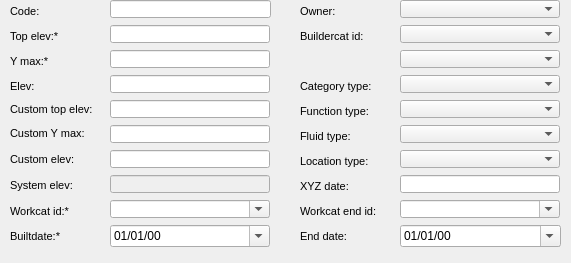
      <widget class="QWidget" name="page_51">
       <property name="geometry">
        <rect>
         <x>0</x>
         <y>0</y>
         <width>571</width>
         <height>263</height>
        </rect>
       </property>
       <attribute name="label">
        <string>Basic information</string>
       </attribute>
       <widget class="QComboBox" name="fluid_type">
        <property name="geometry">
         <rect>
          <x>400</x>
          <y>125</y>
          <width>160</width>
          <height>18</height>
         </rect>
        </property>
       </widget>
       <widget class="QComboBox" name="location_type">
        <property name="geometry">
         <rect>
          <x>400</x>
          <y>150</y>
          <width>160</width>
          <height>18</height>
         </rect>
        </property>
       </widget>
       <widget class="QLineEdit" name="custom_ymax">
        <property name="geometry">
         <rect>
          <x>110</x>
          <y>125</y>
          <width>160</width>
          <height>18</height>
         </rect>
        </property>
        <property name="text">
         <string/>
        </property>
       </widget>
       <widget class="QgsDateTimeEdit" name="builtdate">
        <property name="geometry">
         <rect>
          <x>110</x>
          <y>225</y>
          <width>160</width>
          <height>22</height>
         </rect>
        </property>
        <property name="displayFormat">
         <string>dd/MM/yy</string>
        </property>
        <property name="calendarPopup">
         <bool>true</bool>
        </property>
        <property name="allowNull" stdset="0">
         <bool>true</bool>
        </property>
       </widget>
       <widget class="QLabel" name="label_elev">
        <property name="geometry">
         <rect>
          <x>10</x>
          <y>75</y>
          <width>90</width>
          <height>22</height>
         </rect>
        </property>
        <property name="font">
         <font>
          <pointsize>8</pointsize>
         </font>
        </property>
        <property name="frameShape">
         <enum>QFrame::NoFrame</enum>
        </property>
        <property name="frameShadow">
         <enum>QFrame::Plain</enum>
        </property>
        <property name="text">
         <string>Elev:</string>
        </property>
        <property name="margin">
         <number>3</number>
        </property>
       </widget>
       <widget class="QLabel" name="label_enddate">
        <property name="geometry">
         <rect>
          <x>300</x>
          <y>225</y>
          <width>101</width>
          <height>22</height>
         </rect>
        </property>
        <property name="font">
         <font>
          <pointsize>8</pointsize>
         </font>
        </property>
        <property name="frameShape">
         <enum>QFrame::NoFrame</enum>
        </property>
        <property name="frameShadow">
         <enum>QFrame::Plain</enum>
        </property>
        <property name="text">
         <string>End date:</string>
        </property>
        <property name="textFormat">
         <enum>Qt::AutoText</enum>
        </property>
        <property name="scaledContents">
         <bool>false</bool>
        </property>
        <property name="margin">
         <number>3</number>
        </property>
       </widget>
       <widget class="QLabel" name="label_custom_elev">
        <property name="geometry">
         <rect>
          <x>10</x>
          <y>150</y>
          <width>106</width>
          <height>19</height>
         </rect>
        </property>
        <property name="font">
         <font>
          <pointsize>8</pointsize>
         </font>
        </property>
        <property name="frameShape">
         <enum>QFrame::NoFrame</enum>
        </property>
        <property name="frameShadow">
         <enum>QFrame::Plain</enum>
        </property>
        <property name="text">
         <string>Custom elev:</string>
        </property>
        <property name="wordWrap">
         <bool>true</bool>
        </property>
        <property name="margin">
         <number>3</number>
        </property>
       </widget>
       <widget class="QLineEdit" name="custom_elev">
        <property name="geometry">
         <rect>
          <x>110</x>
          <y>150</y>
          <width>160</width>
          <height>18</height>
         </rect>
        </property>
       </widget>
       <widget class="QComboBox" name="function_type">
        <property name="geometry">
         <rect>
          <x>400</x>
          <y>100</y>
          <width>160</width>
          <height>18</height>
         </rect>
        </property>
       </widget>
       <widget class="QLabel" name="label_workcat_id">
        <property name="geometry">
         <rect>
          <x>10</x>
          <y>200</y>
          <width>90</width>
          <height>22</height>
         </rect>
        </property>
        <property name="font">
         <font>
          <pointsize>8</pointsize>
         </font>
        </property>
        <property name="frameShape">
         <enum>QFrame::NoFrame</enum>
        </property>
        <property name="frameShadow">
         <enum>QFrame::Plain</enum>
        </property>
        <property name="text">
         <string>Workcat id:*</string>
        </property>
        <property name="textFormat">
         <enum>Qt::AutoText</enum>
        </property>
        <property name="scaledContents">
         <bool>false</bool>
        </property>
        <property name="margin">
         <number>3</number>
        </property>
       </widget>
       <widget class="QLineEdit" name="elev">
        <property name="geometry">
         <rect>
          <x>110</x>
          <y>75</y>
          <width>160</width>
          <height>18</height>
         </rect>
        </property>
       </widget>
       <widget class="QComboBox" name="ownercat_id">
        <property name="geometry">
         <rect>
          <x>400</x>
          <y>0</y>
          <width>160</width>
          <height>18</height>
         </rect>
        </property>
       </widget>
       <widget class="QLabel" name="label_workcat_id_end">
        <property name="geometry">
         <rect>
          <x>300</x>
          <y>200</y>
          <width>101</width>
          <height>22</height>
         </rect>
        </property>
        <property name="font">
         <font>
          <pointsize>8</pointsize>
         </font>
        </property>
        <property name="frameShape">
         <enum>QFrame::NoFrame</enum>
        </property>
        <property name="frameShadow">
         <enum>QFrame::Plain</enum>
        </property>
        <property name="text">
         <string>Workcat end id:</string>
        </property>
        <property name="textFormat">
         <enum>Qt::AutoText</enum>
        </property>
        <property name="scaledContents">
         <bool>false</bool>
        </property>
        <property name="margin">
         <number>3</number>
        </property>
       </widget>
       <widget class="QComboBox" name="category_type">
        <property name="geometry">
         <rect>
          <x>400</x>
          <y>75</y>
          <width>160</width>
          <height>18</height>
         </rect>
        </property>
       </widget>
       <widget class="QLabel" name="label_buildercat_id">
        <property name="geometry">
         <rect>
          <x>300</x>
          <y>25</y>
          <width>101</width>
          <height>22</height>
         </rect>
        </property>
        <property name="font">
         <font>
          <pointsize>8</pointsize>
         </font>
        </property>
        <property name="frameShape">
         <enum>QFrame::NoFrame</enum>
        </property>
        <property name="frameShadow">
         <enum>QFrame::Plain</enum>
        </property>
        <property name="text">
         <string>Buildercat id:</string>
        </property>
        <property name="textFormat">
         <enum>Qt::AutoText</enum>
        </property>
        <property name="scaledContents">
         <bool>false</bool>
        </property>
        <property name="margin">
         <number>3</number>
        </property>
       </widget>
       <widget class="QLineEdit" name="sys_elev">
        <property name="enabled">
         <bool>false</bool>
        </property>
        <property name="geometry">
         <rect>
          <x>110</x>
          <y>175</y>
          <width>160</width>
          <height>18</height>
         </rect>
        </property>
        <property name="font">
         <font>
          <italic>false</italic>
         </font>
        </property>
        <property name="styleSheet">
         <string notr="true"/>
        </property>
        <property name="text">
         <string/>
        </property>
       </widget>
       <widget class="QLabel" name="label_sys_elev">
        <property name="geometry">
         <rect>
          <x>10</x>
          <y>175</y>
          <width>106</width>
          <height>21</height>
         </rect>
        </property>
        <property name="font">
         <font>
          <pointsize>8</pointsize>
         </font>
        </property>
        <property name="frameShape">
         <enum>QFrame::NoFrame</enum>
        </property>
        <property name="frameShadow">
         <enum>QFrame::Plain</enum>
        </property>
        <property name="text">
         <string>System elev:</string>
        </property>
        <property name="wordWrap">
         <bool>true</bool>
        </property>
        <property name="margin">
         <number>3</number>
        </property>
       </widget>
       <widget class="QComboBox" name="soilcat_id">
        <property name="geometry">
         <rect>
          <x>400</x>
          <y>50</y>
          <width>160</width>
          <height>18</height>
         </rect>
        </property>
       </widget>
       <widget class="QLabel" name="label_code">
        <property name="geometry">
         <rect>
          <x>10</x>
          <y>0</y>
          <width>101</width>
          <height>22</height>
         </rect>
        </property>
        <property name="font">
         <font>
          <pointsize>8</pointsize>
         </font>
        </property>
        <property name="frameShape">
         <enum>QFrame::NoFrame</enum>
        </property>
        <property name="frameShadow">
         <enum>QFrame::Plain</enum>
        </property>
        <property name="text">
         <string>Code:</string>
        </property>
        <property name="textFormat">
         <enum>Qt::AutoText</enum>
        </property>
        <property name="scaledContents">
         <bool>false</bool>
        </property>
        <property name="margin">
         <number>3</number>
        </property>
       </widget>
       <widget class="QLabel" name="label_custom_top_elev">
        <property name="geometry">
         <rect>
          <x>10</x>
          <y>100</y>
          <width>101</width>
          <height>19</height>
         </rect>
        </property>
        <property name="font">
         <font>
          <pointsize>8</pointsize>
         </font>
        </property>
        <property name="frameShape">
         <enum>QFrame::NoFrame</enum>
        </property>
        <property name="frameShadow">
         <enum>QFrame::Plain</enum>
        </property>
        <property name="text">
         <string>Custom top elev:</string>
        </property>
        <property name="textFormat">
         <enum>Qt::AutoText</enum>
        </property>
        <property name="scaledContents">
         <bool>false</bool>
        </property>
        <property name="wordWrap">
         <bool>true</bool>
        </property>
        <property name="margin">
         <number>3</number>
        </property>
       </widget>
       <widget class="QLabel" name="label_builtdate">
        <property name="geometry">
         <rect>
          <x>10</x>
          <y>225</y>
          <width>101</width>
          <height>22</height>
         </rect>
        </property>
        <property name="font">
         <font>
          <pointsize>8</pointsize>
         </font>
        </property>
        <property name="frameShape">
         <enum>QFrame::NoFrame</enum>
        </property>
        <property name="frameShadow">
         <enum>QFrame::Plain</enum>
        </property>
        <property name="text">
         <string>Builtdate:*</string>
        </property>
        <property name="textFormat">
         <enum>Qt::AutoText</enum>
        </property>
        <property name="scaledContents">
         <bool>false</bool>
        </property>
        <property name="margin">
         <number>3</number>
        </property>
       </widget>
       <widget class="QLabel" name="label_function_type">
        <property name="geometry">
         <rect>
          <x>300</x>
          <y>100</y>
          <width>101</width>
          <height>22</height>
         </rect>
        </property>
        <property name="font">
         <font>
          <pointsize>8</pointsize>
         </font>
        </property>
        <property name="frameShape">
         <enum>QFrame::NoFrame</enum>
        </property>
        <property name="frameShadow">
         <enum>QFrame::Plain</enum>
        </property>
        <property name="text">
         <string>Function type:</string>
        </property>
        <property name="textFormat">
         <enum>Qt::AutoText</enum>
        </property>
        <property name="scaledContents">
         <bool>false</bool>
        </property>
        <property name="alignment">
         <set>Qt::AlignLeading|Qt::AlignLeft|Qt::AlignVCenter</set>
        </property>
        <property name="margin">
         <number>3</number>
        </property>
       </widget>
       <widget class="QLineEdit" name="ymax">
        <property name="geometry">
         <rect>
          <x>110</x>
          <y>50</y>
          <width>160</width>
          <height>18</height>
         </rect>
        </property>
       </widget>
       <widget class="QLineEdit" name="code">
        <property name="geometry">
         <rect>
          <x>110</x>
          <y>0</y>
          <width>161</width>
          <height>18</height>
         </rect>
        </property>
       </widget>
       <widget class="QLineEdit" name="custom_top_elev">
        <property name="geometry">
         <rect>
          <x>110</x>
          <y>100</y>
          <width>160</width>
          <height>18</height>
         </rect>
        </property>
       </widget>
       <widget class="QLabel" name="label_owner">
        <property name="geometry">
         <rect>
          <x>300</x>
          <y>0</y>
          <width>101</width>
          <height>22</height>
         </rect>
        </property>
        <property name="font">
         <font>
          <pointsize>8</pointsize>
         </font>
        </property>
        <property name="frameShape">
         <enum>QFrame::NoFrame</enum>
        </property>
        <property name="frameShadow">
         <enum>QFrame::Plain</enum>
        </property>
        <property name="text">
         <string>Owner:</string>
        </property>
        <property name="textFormat">
         <enum>Qt::AutoText</enum>
        </property>
        <property name="scaledContents">
         <bool>false</bool>
        </property>
        <property name="margin">
         <number>3</number>
        </property>
       </widget>
       <widget class="QComboBox" name="workcat_id_end">
        <property name="geometry">
         <rect>
          <x>400</x>
          <y>200</y>
          <width>160</width>
          <height>18</height>
         </rect>
        </property>
        <property name="editable">
         <bool>true</bool>
        </property>
       </widget>
       <widget class="QLineEdit" name="xyz_date">
        <property name="geometry">
         <rect>
          <x>400</x>
          <y>175</y>
          <width>160</width>
          <height>18</height>
         </rect>
        </property>
       </widget>
       <widget class="QLabel" name="label_custom_ymax">
        <property name="geometry">
         <rect>
          <x>10</x>
          <y>125</y>
          <width>90</width>
          <height>17</height>
         </rect>
        </property>
        <property name="font">
         <font>
          <pointsize>8</pointsize>
          <weight>50</weight>
          <bold>false</bold>
         </font>
        </property>
        <property name="frameShape">
         <enum>QFrame::NoFrame</enum>
        </property>
        <property name="frameShadow">
         <enum>QFrame::Plain</enum>
        </property>
        <property name="text">
         <string>Custom Y max:</string>
        </property>
        <property name="wordWrap">
         <bool>false</bool>
        </property>
        <property name="margin">
         <number>3</number>
        </property>
       </widget>
       <widget class="QgsDateTimeEdit" name="enddate">
        <property name="geometry">
         <rect>
          <x>400</x>
          <y>225</y>
          <width>161</width>
          <height>22</height>
         </rect>
        </property>
        <property name="displayFormat">
         <string>dd/MM/yy</string>
        </property>
        <property name="calendarPopup">
         <bool>true</bool>
        </property>
        <property name="allowNull" stdset="0">
         <bool>true</bool>
        </property>
       </widget>
       <widget class="QComboBox" name="workcat_id">
        <property name="geometry">
         <rect>
          <x>110</x>
          <y>200</y>
          <width>160</width>
          <height>18</height>
         </rect>
        </property>
        <property name="editable">
         <bool>true</bool>
        </property>
       </widget>
       <widget class="QLabel" name="label_ymax">
        <property name="geometry">
         <rect>
          <x>10</x>
          <y>50</y>
          <width>90</width>
          <height>22</height>
         </rect>
        </property>
        <property name="font">
         <font>
          <pointsize>8</pointsize>
          <weight>50</weight>
          <bold>false</bold>
         </font>
        </property>
        <property name="frameShape">
         <enum>QFrame::NoFrame</enum>
        </property>
        <property name="frameShadow">
         <enum>QFrame::Plain</enum>
        </property>
        <property name="text">
         <string>Y max:*</string>
        </property>
        <property name="margin">
         <number>3</number>
        </property>
       </widget>
       <widget class="QLabel" name="label_xyz_date">
        <property name="geometry">
         <rect>
          <x>300</x>
          <y>175</y>
          <width>101</width>
          <height>22</height>
         </rect>
        </property>
        <property name="font">
         <font>
          <pointsize>8</pointsize>
         </font>
        </property>
        <property name="frameShape">
         <enum>QFrame::NoFrame</enum>
        </property>
        <property name="frameShadow">
         <enum>QFrame::Plain</enum>
        </property>
        <property name="text">
         <string>XYZ date:</string>
        </property>
        <property name="textFormat">
         <enum>Qt::AutoText</enum>
        </property>
        <property name="scaledContents">
         <bool>false</bool>
        </property>
        <property name="margin">
         <number>3</number>
        </property>
       </widget>
       <widget class="QComboBox" name="buildercat_id">
        <property name="geometry">
         <rect>
          <x>400</x>
          <y>25</y>
          <width>160</width>
          <height>18</height>
         </rect>
        </property>
       </widget>
       <widget class="QLineEdit" name="top_elev">
        <property name="geometry">
         <rect>
          <x>110</x>
          <y>25</y>
          <width>160</width>
          <height>18</height>
         </rect>
        </property>
       </widget>
       <widget class="QLabel" name="label_category_type">
        <property name="geometry">
         <rect>
          <x>300</x>
          <y>75</y>
          <width>101</width>
          <height>22</height>
         </rect>
        </property>
        <property name="font">
         <font>
          <pointsize>8</pointsize>
         </font>
        </property>
        <property name="frameShape">
         <enum>QFrame::NoFrame</enum>
        </property>
        <property name="frameShadow">
         <enum>QFrame::Plain</enum>
        </property>
        <property name="text">
         <string>Category type:</string>
        </property>
        <property name="textFormat">
         <enum>Qt::AutoText</enum>
        </property>
        <property name="scaledContents">
         <bool>false</bool>
        </property>
        <property name="alignment">
         <set>Qt::AlignLeading|Qt::AlignLeft|Qt::AlignVCenter</set>
        </property>
        <property name="margin">
         <number>3</number>
        </property>
       </widget>
       <widget class="QLabel" name="label_location_type">
        <property name="geometry">
         <rect>
          <x>300</x>
          <y>150</y>
          <width>101</width>
          <height>22</height>
         </rect>
        </property>
        <property name="font">
         <font>
          <pointsize>8</pointsize>
         </font>
        </property>
        <property name="frameShape">
         <enum>QFrame::NoFrame</enum>
        </property>
        <property name="frameShadow">
         <enum>QFrame::Plain</enum>
        </property>
        <property name="text">
         <string>Location type:</string>
        </property>
        <property name="textFormat">
         <enum>Qt::AutoText</enum>
        </property>
        <property name="scaledContents">
         <bool>false</bool>
        </property>
        <property name="alignment">
         <set>Qt::AlignLeading|Qt::AlignLeft|Qt::AlignVCenter</set>
        </property>
        <property name="margin">
         <number>3</number>
        </property>
       </widget>
       <widget class="QLabel" name="label_fluid_type">
        <property name="geometry">
         <rect>
          <x>300</x>
          <y>125</y>
          <width>101</width>
          <height>22</height>
         </rect>
        </property>
        <property name="font">
         <font>
          <pointsize>8</pointsize>
         </font>
        </property>
        <property name="frameShape">
         <enum>QFrame::NoFrame</enum>
        </property>
        <property name="frameShadow">
         <enum>QFrame::Plain</enum>
        </property>
        <property name="text">
         <string>Fluid type:</string>
        </property>
        <property name="textFormat">
         <enum>Qt::AutoText</enum>
        </property>
        <property name="scaledContents">
         <bool>false</bool>
        </property>
        <property name="alignment">
         <set>Qt::AlignLeading|Qt::AlignLeft|Qt::AlignVCenter</set>
        </property>
        <property name="margin">
         <number>3</number>
        </property>
       </widget>
       <widget class="QLabel" name="label_top_elev">
        <property name="geometry">
         <rect>
          <x>10</x>
          <y>25</y>
          <width>96</width>
          <height>22</height>
         </rect>
        </property>
        <property name="font">
         <font>
          <pointsize>8</pointsize>
          <weight>50</weight>
          <bold>false</bold>
         </font>
        </property>
        <property name="frameShape">
         <enum>QFrame::NoFrame</enum>
        </property>
        <property name="frameShadow">
         <enum>QFrame::Plain</enum>
        </property>
        <property name="text">
         <string>Top elev:*</string>
        </property>
        <property name="margin">
         <number>3</number>
        </property>
       </widget>
      </widget>
